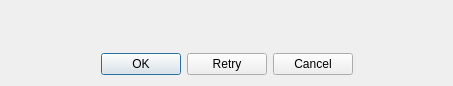
<?xml version="1.0" encoding="UTF-8"?>
<ui version="4.0">
 <class>Dialog</class>
 <widget class="QDialog" name="Dialog">
  <property name="geometry">
   <rect>
    <x>0</x>
    <y>0</y>
    <width>453</width>
    <height>86</height>
   </rect>
  </property>
  <property name="windowTitle">
   <string>Dialog</string>
  </property>
  <layout class="QVBoxLayout" name="verticalLayout_2">
   <item>
    <layout class="QVBoxLayout" name="verticalLayout_3">
     <item>
      <widget class="QLabel" name="label">
       <property name="text">
        <string/>
       </property>
       <property name="textFormat">
        <enum>Qt::PlainText</enum>
       </property>
       <property name="alignment">
        <set>Qt::AlignCenter</set>
       </property>
      </widget>
     </item>
    </layout>
   </item>
   <item>
    <layout class="QVBoxLayout" name="verticalLayout">
     <item>
      <spacer name="verticalSpacer">
       <property name="orientation">
        <enum>Qt::Vertical</enum>
       </property>
       <property name="sizeHint" stdset="0">
        <size>
         <width>20</width>
         <height>40</height>
        </size>
       </property>
      </spacer>
     </item>
     <item>
      <widget class="QDialogButtonBox" name="buttonBox">
       <property name="standardButtons">
        <set>QDialogButtonBox::Cancel|QDialogButtonBox::Ok|QDialogButtonBox::Retry</set>
       </property>
       <property name="centerButtons">
        <bool>true</bool>
       </property>
      </widget>
     </item>
    </layout>
   </item>
  </layout>
 </widget>
 <resources/>
 <connections/>
</ui>
